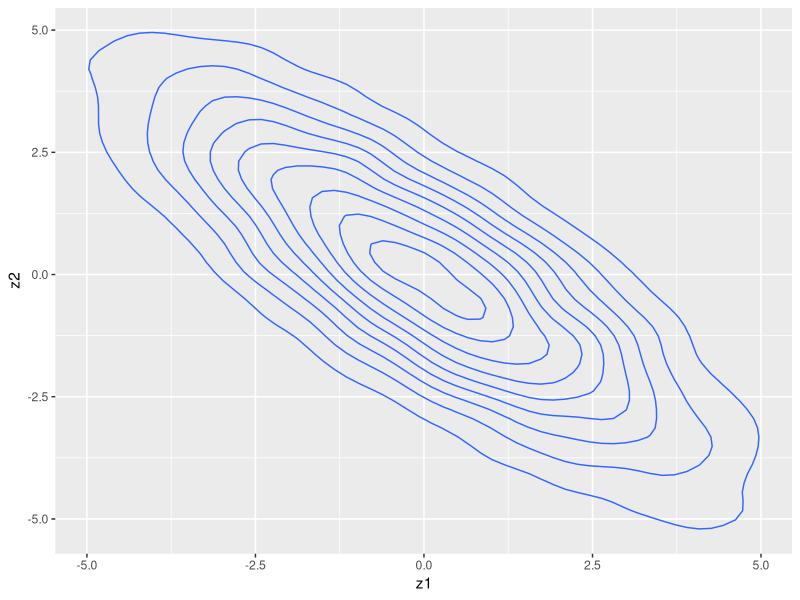

The R script that drew this image:
## ---- chunk 1
s1 <- 1
s2 <- 10
## ---- chunk 2
x1 <- rnorm(n = 10000, mean = 0, sd = sqrt(s1))
x2 <- rnorm(n = 10000, mean = 0, sd = sqrt(s2))
z1 <- (x1 + x2) / sqrt(2)
z2 <- (x1 - x2) / sqrt(2)
## ---- chunk 3
library(ggplot2)
library(magrittr)
tibble::tibble(z1 = z1, z2 = z2) %>%
  ggplot() + geom_density_2d(aes(x = z1, y = z2))
